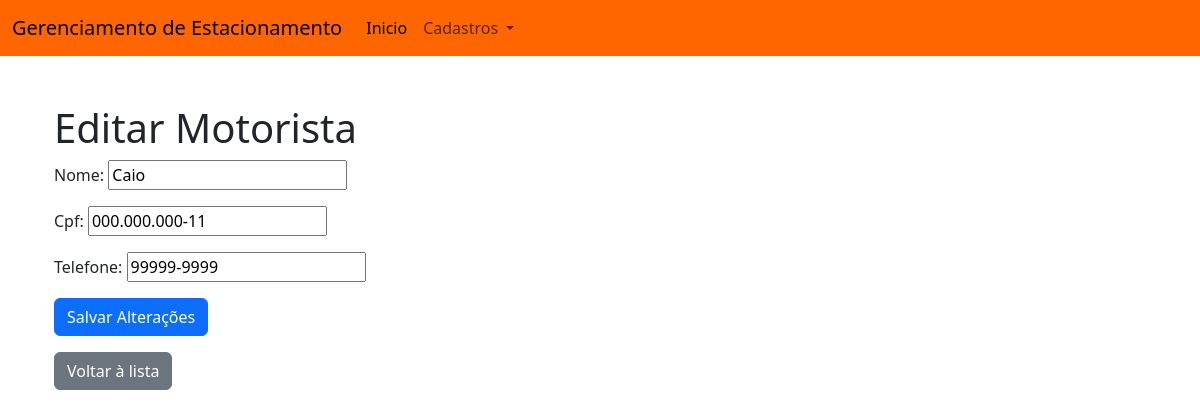
The app's page /motoristas/edit/1/, older data.
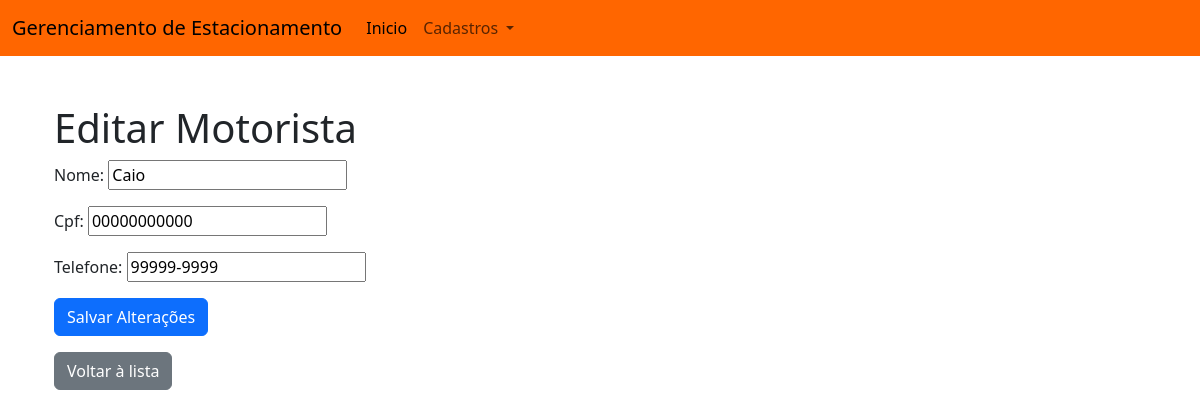
The same page, newer data.
### monitoramento/models.py (models this page shows, shortened)
class Motorista(models.Model):
    nome = models.CharField(max_length=100)
    cpf = models.CharField(max_length=11, unique=True)
    telefone = models.CharField(max_length=15)

### monitoramento/views.py (the view)
# urls.py: path('motoristas/edit/<int:id>/', views.motoristas_edit, name='motoristas_edit'),
def motoristas_edit(request, id):
    motorista = get_object_or_404(Motorista, id=id)
    if request.method == 'POST':
        form = MotoristaForm(request.POST, instance=motorista)
        if form.is_valid():
            form.save()
            return redirect('crud_motoristas')
    else:
        form = MotoristaForm(instance=motorista)
    return render(request, 'monitoramento/motoristas_edit.html', {'form': form})

### monitoramento/forms.py
class MotoristaForm(forms.ModelForm):
    class Meta:
        model = Motorista
        fields = ['nome', 'cpf', 'telefone']

### monitoramento/templates/monitoramento/motoristas_edit.html (shortened to what this page needs)
{% extends 'base.html' %}
{% block content %}
    <div class="container mt-5">
        <h1>Editar Motorista</h1>
        <form method="POST">
            <div class="mb-3">
                {{ form.as_p }}
            </div>
            <button type="submit" class="btn btn-primary">Salvar Alterações</button>
        </form>
        <a href="{% url 'crud_motoristas' %}" class="btn btn-secondary mt-3">Voltar à lista</a>
    </div>
{% endblock %}

Row changes from the older to the newer data that the page shows:
changed Motorista "Caio": cpf "000.000.000-11" → "00000000000"
